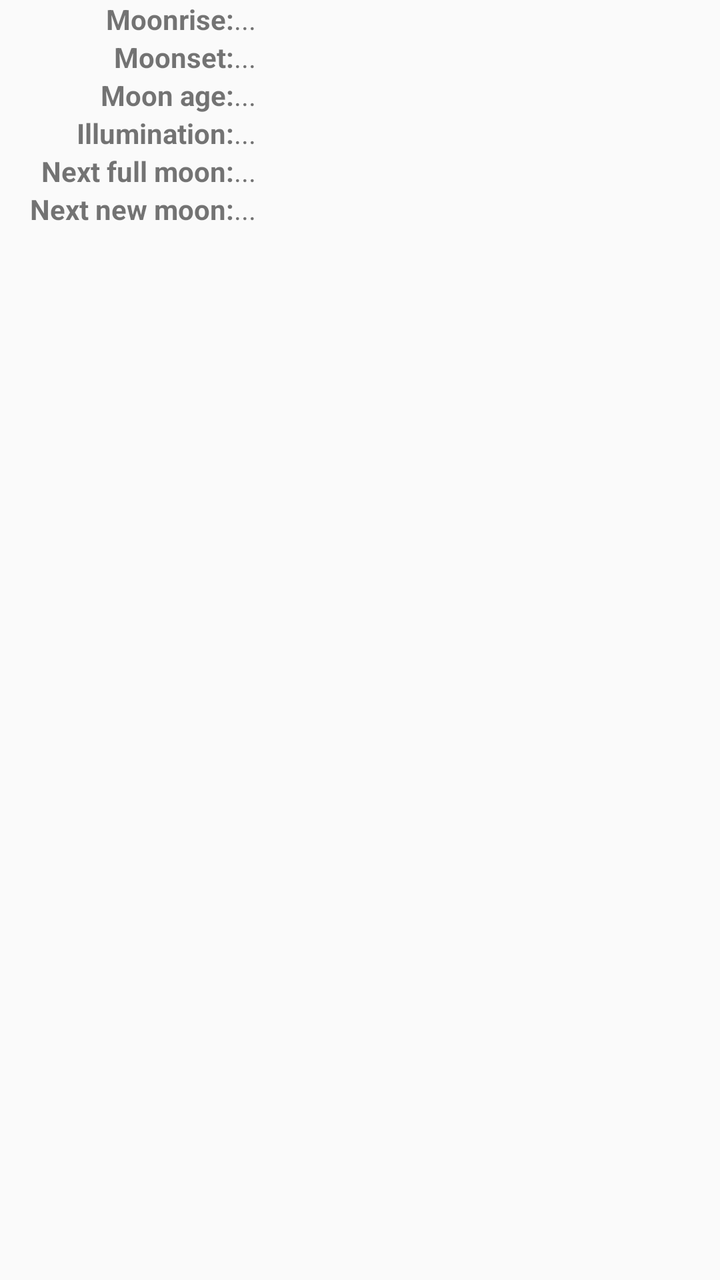
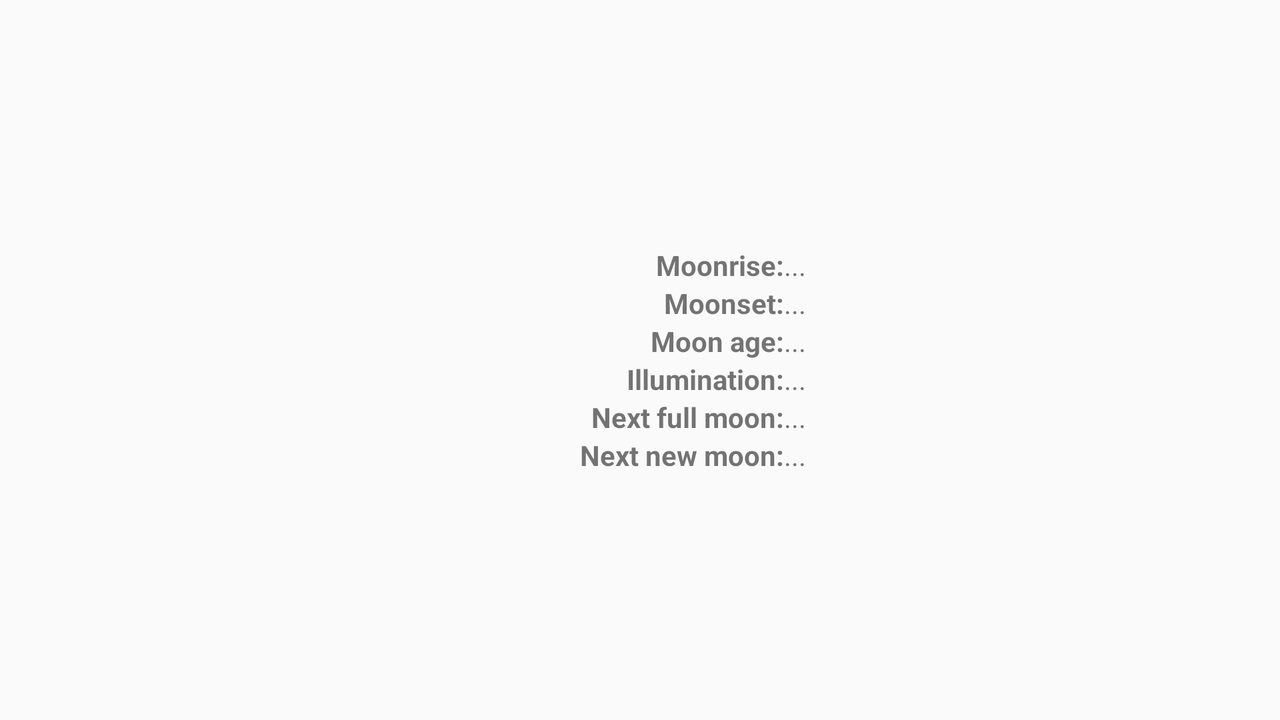

An Android layout and its configuration variant, each rendered on a device that would load it. The default file and the variant file are quoted in full after the pictures.
<!-- AndroidManifest.xml: application theme AppTheme -->
<!-- res/layout/second_frag.xml -->
<?xml version="1.0" encoding="utf-8"?>

<RelativeLayout xmlns:android="http://schemas.android.com/apk/res/android"
    android:layout_width="match_parent"
    android:layout_height="match_parent">

    <ImageView
        android:layout_width="match_parent"
        android:layout_height="wrap_content"
        android:id="@+id/imageView"
        android:src="@drawable/moon"
        android:adjustViewBounds="true"
        android:layout_centerHorizontal="true" />

    <TableLayout
        android:layout_width="match_parent"
        android:layout_height="match_parent"
        android:layout_below="@+id/imageView"
        android:layout_centerHorizontal="true"
        android:paddingEnd="35dp"
        android:gravity="top"
        android:paddingLeft="15dp"
        android:paddingRight="15dp">
        <TableRow android:layout_width="wrap_content"
            android:layout_height="match_parent">
            <TextView
                android:layout_width="wrap_content"
                android:layout_height="wrap_content"
                android:layout_centerHorizontal="true"
                android:layout_centerVertical="true"
                android:textSize="14dp"
                android:text="@string/moon_moonrise"
                android:textStyle="bold"
                android:gravity="right" />
            <TextView
                android:id="@+id/moon_moonrise"
                android:layout_width="wrap_content"
                android:layout_height="wrap_content"
                android:layout_centerHorizontal="true"
                android:layout_centerVertical="true"
                android:textSize="14dp"
                android:text="..."
                android:gravity="left" />
        </TableRow>
        <TableRow android:layout_width="match_parent"
            android:layout_height="match_parent">
            <TextView
                android:layout_width="wrap_content"
                android:layout_height="wrap_content"
                android:layout_centerHorizontal="true"
                android:layout_centerVertical="true"
                android:textSize="14dp"
                android:text="@string/moon_moonset"
                android:textStyle="bold"
                android:gravity="right" />
            <TextView
                android:id="@+id/moon_moonset"
                android:layout_width="wrap_content"
                android:layout_height="wrap_content"
                android:layout_centerHorizontal="true"
                android:layout_centerVertical="true"
                android:textSize="14dp"
                android:text="..."
                android:gravity="left" />
        </TableRow>
        <TableRow android:layout_width="match_parent"
            android:layout_height="match_parent">
            <TextView
                android:layout_width="wrap_content"
                android:layout_height="wrap_content"
                android:layout_centerHorizontal="true"
                android:layout_centerVertical="true"
                android:textSize="14dp"
                android:text="@string/moon_age"
                android:textStyle="bold"
                android:gravity="right" />
            <TextView
                android:id="@+id/moon_age"
                android:layout_width="wrap_content"
                android:layout_height="wrap_content"
                android:layout_centerHorizontal="true"
                android:layout_centerVertical="true"
                android:textSize="14dp"
                android:text="..."
                android:gravity="left" />
        </TableRow>
        <TableRow android:layout_width="match_parent"
            android:layout_height="match_parent">
            <TextView
                android:layout_width="wrap_content"
                android:layout_height="wrap_content"
                android:layout_centerHorizontal="true"
                android:layout_centerVertical="true"
                android:textSize="14dp"
                android:text="@string/moon_illumination"
                android:textStyle="bold"
                android:gravity="right" />
            <TextView
                android:id="@+id/moon_illumination"
                android:layout_width="wrap_content"
                android:layout_height="wrap_content"
                android:layout_centerHorizontal="true"
                android:layout_centerVertical="true"
                android:textSize="14dp"
                android:text="..."
                android:gravity="left" />
        </TableRow>
        <TableRow android:layout_width="match_parent"
            android:layout_height="match_parent">
            <TextView
                android:layout_width="wrap_content"
                android:layout_height="wrap_content"
                android:layout_centerHorizontal="true"
                android:layout_centerVertical="true"
                android:textSize="14dp"
                android:text="@string/moon_nextfullmoon"
                android:textStyle="bold"
                android:gravity="right" />
            <TextView
                android:id="@+id/moon_nextfullmoon"
                android:layout_width="wrap_content"
                android:layout_height="wrap_content"
                android:layout_centerHorizontal="true"
                android:layout_centerVertical="true"
                android:textSize="14dp"
                android:text="..."
                android:gravity="left" />
        </TableRow>
        <TableRow android:layout_width="match_parent"
            android:layout_height="match_parent">
            <TextView
                android:layout_width="wrap_content"
                android:layout_height="wrap_content"
                android:layout_centerHorizontal="true"
                android:layout_centerVertical="true"
                android:textSize="14dp"
                android:text="@string/moon_nextnewmoon"
                android:textStyle="bold"
                android:gravity="right" />
            <TextView
                android:id="@+id/moon_nextnewmoon"
                android:layout_width="wrap_content"
                android:layout_height="wrap_content"
                android:layout_centerHorizontal="true"
                android:layout_centerVertical="true"
                android:textSize="14dp"
                android:text="..."
                android:gravity="left" />
        </TableRow>
    </TableLayout>
</RelativeLayout>
<!-- resources referenced by this layout -->
<resources>
  <string name="moon_age">Moon age: </string>
  <string name="moon_illumination">Illumination: </string>
  <string name="moon_moonrise">Moonrise: </string>
  <string name="moon_moonset">Moonset: </string>
  <string name="moon_nextfullmoon">Next full moon: </string>
  <string name="moon_nextnewmoon">Next new moon: </string>
  <style name="AppTheme" parent="Theme.AppCompat.Light.DarkActionBar">
          
          <item name="windowActionBar">false</item>
          <item name="windowNoTitle">true</item>
          <item name="colorPrimary">#595959</item>
          <item name="colorPrimaryDark">#595959</item>
          <item name="colorAccent">@color/colorPrimary</item>
      </style>
</resources>
<!-- res/layout-land/second_frag.xml (the author's variant of the layout above) -->
<!-- drawn on the phone turned sideways -->
<?xml version="1.0" encoding="utf-8"?>

<LinearLayout
    android:orientation="horizontal"
    android:layout_width="match_parent"
    android:layout_height="match_parent"
    android:layout_centerVertical="true"
    android:layout_alignParentStart="true"
    xmlns:android="http://schemas.android.com/apk/res/android"
    android:paddingEnd="20dp"
    android:paddingStart="20dp">

    <ImageView
        android:layout_width="250dp"
        android:layout_height="wrap_content"
        android:id="@+id/imageView"
        android:layout_alignParentTop="true"
        android:layout_centerHorizontal="true"
        android:src="@drawable/moon" />

    <TableLayout
        android:layout_width="match_parent"
        android:layout_height="match_parent"
        android:layout_below="@+id/imageView"
        android:layout_centerHorizontal="true"
        android:measureWithLargestChild="false"
        android:gravity="center_vertical|center_horizontal"
        android:paddingStart="20dp">
        <TableRow android:layout_width="wrap_content"
            android:layout_height="match_parent">
            <TextView
                android:layout_width="wrap_content"
                android:layout_height="wrap_content"
                android:layout_centerHorizontal="true"
                android:layout_centerVertical="true"
                android:textSize="14dp"
                android:text="@string/moon_moonrise"
                android:textStyle="bold"
                android:gravity="right" />
            <TextView
                android:id="@+id/moon_moonrise"
                android:layout_width="wrap_content"
                android:layout_height="wrap_content"
                android:layout_centerHorizontal="true"
                android:layout_centerVertical="true"
                android:textSize="14dp"
                android:text="..."
                android:gravity="left" />
        </TableRow>
        <TableRow android:layout_width="match_parent"
            android:layout_height="match_parent">
            <TextView
                android:layout_width="wrap_content"
                android:layout_height="wrap_content"
                android:layout_centerHorizontal="true"
                android:layout_centerVertical="true"
                android:textSize="14dp"
                android:text="@string/moon_moonset"
                android:textStyle="bold"
                android:gravity="right" />
            <TextView
                android:id="@+id/moon_moonset"
                android:layout_width="wrap_content"
                android:layout_height="wrap_content"
                android:layout_centerHorizontal="true"
                android:layout_centerVertical="true"
                android:textSize="14dp"
                android:text="..."
                android:gravity="left" />
        </TableRow>
        <TableRow android:layout_width="match_parent"
            android:layout_height="match_parent">
            <TextView
                android:layout_width="wrap_content"
                android:layout_height="wrap_content"
                android:layout_centerHorizontal="true"
                android:layout_centerVertical="true"
                android:textSize="14dp"
                android:text="@string/moon_age"
                android:textStyle="bold"
                android:gravity="right" />
            <TextView
                android:id="@+id/moon_age"
                android:layout_width="wrap_content"
                android:layout_height="wrap_content"
                android:layout_centerHorizontal="true"
                android:layout_centerVertical="true"
                android:textSize="14dp"
                android:text="..."
                android:gravity="left" />
        </TableRow>
        <TableRow android:layout_width="match_parent"
            android:layout_height="match_parent">
            <TextView
                android:layout_width="wrap_content"
                android:layout_height="wrap_content"
                android:layout_centerHorizontal="true"
                android:layout_centerVertical="true"
                android:textSize="14dp"
                android:text="@string/moon_illumination"
                android:textStyle="bold"
                android:gravity="right" />
            <TextView
                android:id="@+id/moon_illumination"
                android:layout_width="wrap_content"
                android:layout_height="wrap_content"
                android:layout_centerHorizontal="true"
                android:layout_centerVertical="true"
                android:textSize="14dp"
                android:text="..."
                android:gravity="left" />
        </TableRow>
        <TableRow android:layout_width="match_parent"
            android:layout_height="match_parent">
            <TextView
                android:layout_width="wrap_content"
                android:layout_height="wrap_content"
                android:layout_centerHorizontal="true"
                android:layout_centerVertical="true"
                android:textSize="14dp"
                android:text="@string/moon_nextfullmoon"
                android:textStyle="bold"
                android:gravity="right" />
            <TextView
                android:id="@+id/moon_nextfullmoon"
                android:layout_width="wrap_content"
                android:layout_height="wrap_content"
                android:layout_centerHorizontal="true"
                android:layout_centerVertical="true"
                android:textSize="14dp"
                android:text="..."
                android:gravity="left" />
        </TableRow>
        <TableRow android:layout_width="match_parent"
            android:layout_height="match_parent">
            <TextView
                android:layout_width="wrap_content"
                android:layout_height="wrap_content"
                android:layout_centerHorizontal="true"
                android:layout_centerVertical="true"
                android:textSize="14dp"
                android:text="@string/moon_nextnewmoon"
                android:textStyle="bold"
                android:gravity="right" />
            <TextView
                android:id="@+id/moon_nextnewmoon"
                android:layout_width="wrap_content"
                android:layout_height="wrap_content"
                android:layout_centerHorizontal="true"
                android:layout_centerVertical="true"
                android:textSize="14dp"
                android:text="..."
                android:gravity="left" />
        </TableRow>
    </TableLayout>
</LinearLayout>
